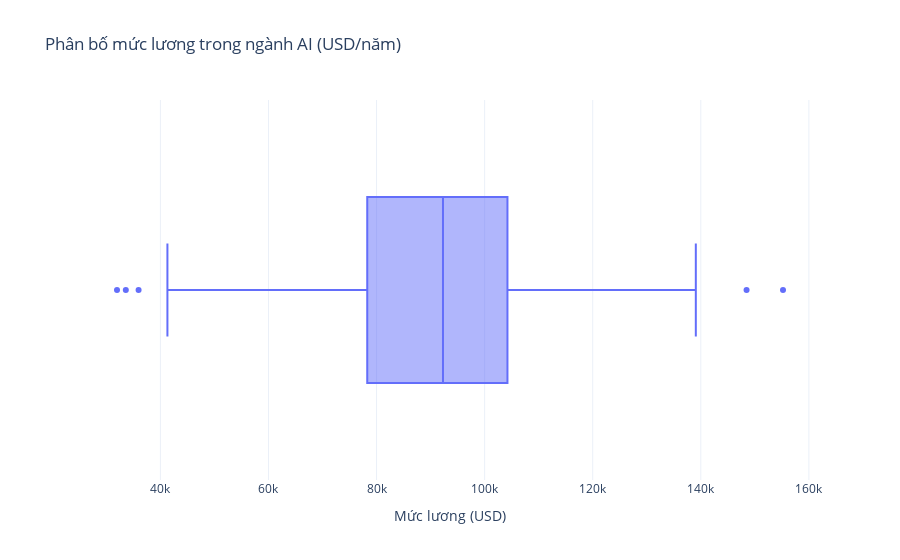

Source (notebook cell):
### Code cell
import plotly.express as px

# Vẽ box plot tương tác
fig = px.box(df, x="Salary_USD", title="Phân bố mức lương trong ngành AI (USD/năm)", 
             template="plotly_white")  # Giao diện đẹp hơn

# Cải thiện giao diện
fig.update_layout(
    xaxis_title="Mức lương (USD)",
    yaxis_title="",
    hovermode="x",  # Hover để xem chi tiết
    boxmode="overlay"  # Tránh trùng lặp boxplot nếu có nhiều nhóm
)

# Hiển thị biểu đồ
fig.show()

### Figure 1 — Plotly figure (JSON) as saved in the notebook; plotly's stock layout.template omitted (floating-point values rounded to 4 significant figures; data arrays with more than 128 entries replaced by an {"elided": "..."} marker saying what was removed)
{"data": [{"alignmentgroup": "True", "hovertemplate": "Salary_USD=%{x}<extra></extra>", "legendgroup": "", "marker": {"color": "#636efa"}, "name": "", "notched": false, "offsetgroup": "", "orientation": "h", "showlegend": false, "type": "box", "x": {"elided": "397 float values"}, "x0": " ", "xaxis": "x", "y0": " ", "yaxis": "y"}], "layout": {"boxmode": "overlay", "hovermode": "x", "legend": {"tracegroupgap": 0}, "title": {"text": "Phân bố mức lương trong ngành AI (USD/năm)"}, "xaxis": {"anchor": "y", "domain": [0, 1], "title": {"text": "Mức lương (USD)"}}, "yaxis": {"anchor": "x", "domain": [0, 1], "title": {"text": ""}}}}
